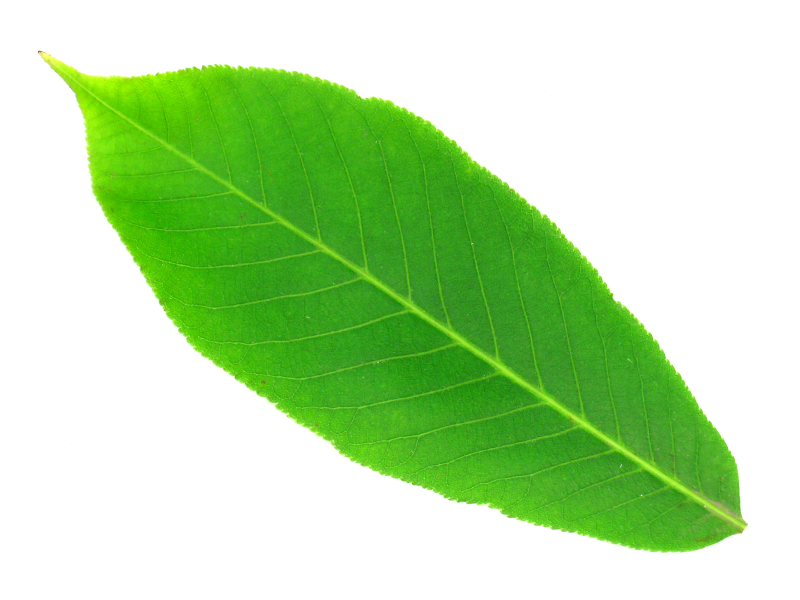
#> input picture data/standardleaves/2.jpg, 1600 x 1200 px, found by its file name (shown at 1/2 size)
$ python rondonia_vege_loss.py
#> lines starting #> are read from the running program, lines starting #| are printed output that depends on the picture; after the words box and inside, x2 and y2 are one past the last pixel; in counts of white or black regions, pixels touching at a corner belong together
# -*- coding: utf-8 -*-
"""
Created on Mon Mar 18 17:29:54 2019

@author: Abhimanyu
"""

# -*- coding: utf-8 -*-
"""
Created on Mon Mar 18 16:59:52 2019

@author: Abhimanyu
"""

import cv2
import numpy as np
import matplotlib.pyplot as plt

"""
ESTIMATE CHOROPHYLL
"""
img=cv2.imread("2.jpg")
#> img is the input picture: shape (1200, 1600, 3); mean B, G, R 167.3, 223.9, 184.6
img_b=cv2.blur(img,(3,3))
hsv=cv2.cvtColor(img_b, cv2.COLOR_BGR2HSV)
#> hsv: shape (1200, 1600, 3); mean H, S, V 20, 82.8, 223.9
lower_green = np.array([36, 25, 25])
upper_green = np.array([70, 255,255])
mask = cv2.inRange(hsv, lower_green, upper_green)
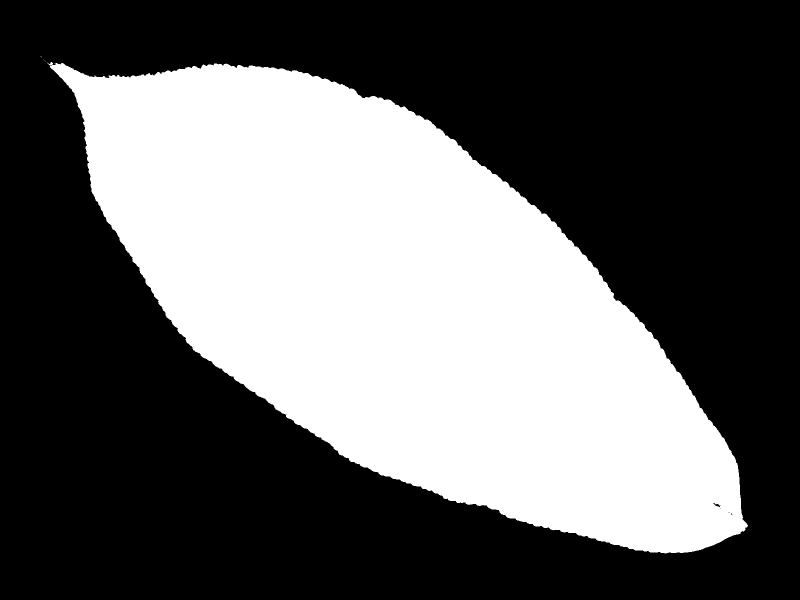
#> mask: shape (1200, 1600) (shown at 1/2 size); 38.5% white; 8 white regions (7 under 20 px), largest, box (x1, y1, x2, y2) and area: (95, 124, 1496, 1107) 739786
output = cv2.bitwise_and(img_b,img_b,mask=mask)
avg_color_per_row = np.average(output, axis=0)
#> avg_color_per_row = 1600 rows, first 8: [0, 0, 0], [0, 0, 0], [0, 0, 0], [0, 0, 0], [0, 0, 0], [0, 0, 0], [0, 0, 0], [0, 0, 0]
avg_color = np.average(avg_color_per_row, axis=0)
#> avg_color = [10.65, 67.21, 27.86]
avg_colour_round=np.round(avg_color, decimals=2)
#> avg_colour_round = [10.65, 67.21, 27.86]
chlorophyll=(avg_colour_round[1]-(avg_colour_round[2]/2)-(avg_colour_round[0]/2))
#> chlorophyll = 47.95


#########################################

"""
ANALYSE VEGETATION LOSS
"""
r_2001=cv2.imread("rondonia 2001 1.jpg")
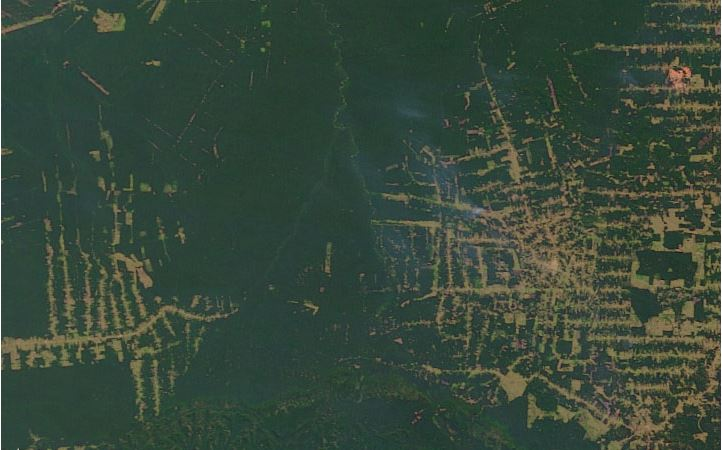
#> input picture data/rondonia 2001 1.JPG, 722 x 450 px, found by its file name
#> r_2001 is the input picture: shape (450, 722, 3); mean B, G, R 58.7, 72.5, 56
r_2005=cv2.imread("rondonia 2005 1.jpg")
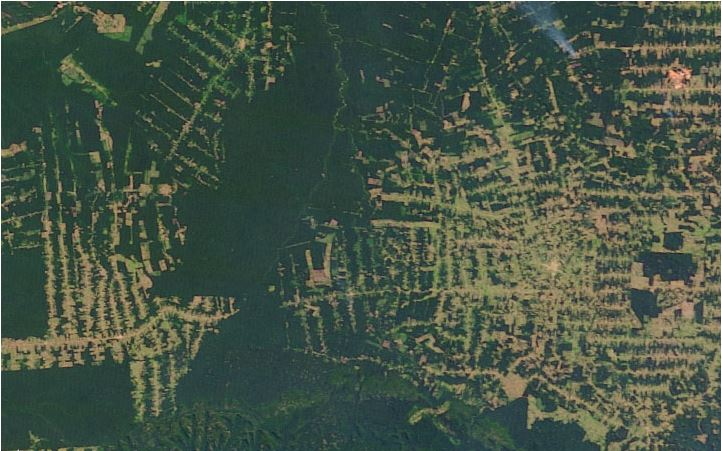
#> input picture data/rondonia 2005 1.JPG, 722 x 451 px, found by its file name
#> r_2005 is the input picture: shape (451, 722, 3); mean B, G, R 69.8, 84.7, 70.4
r_2008=cv2.imread("rondonia 2008 1.jpg")
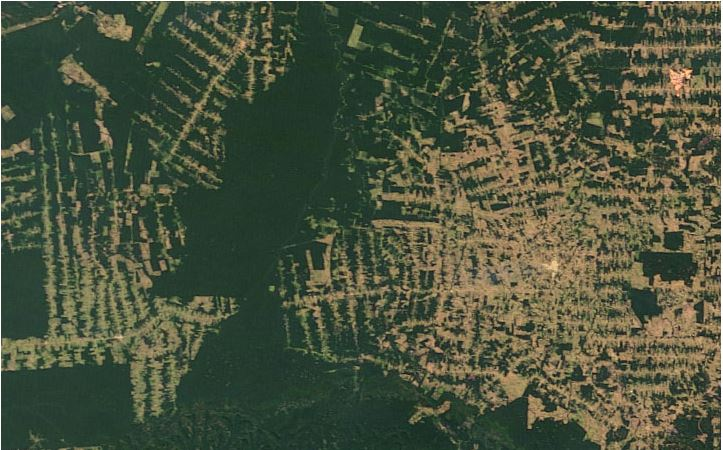
#> input picture data/rondonia 2008 1.JPG, 723 x 450 px, found by its file name
#> r_2008 is the input picture: shape (450, 723, 3); mean B, G, R 61.6, 83, 74.6
r_2012=cv2.imread("rondonia 2012 1.jpg")
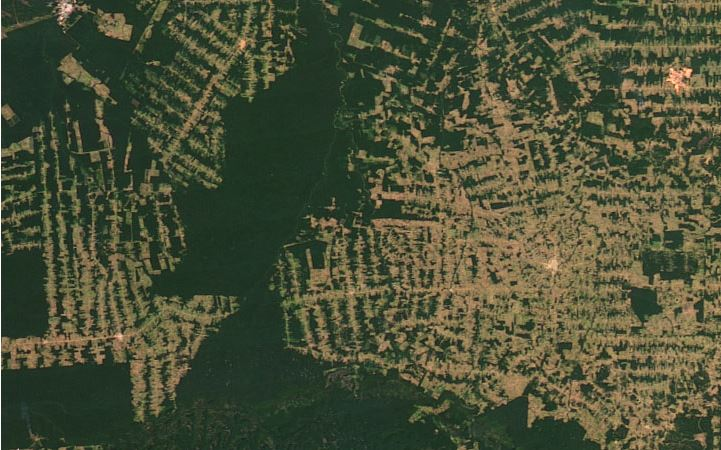
#> input picture data/rondonia 2012 1.JPG, 721 x 450 px, found by its file name
#> r_2012 is the input picture: shape (450, 721, 3); mean B, G, R 55.3, 80, 74.6


r_2001=cv2.resize(r_2001,(500,500),interpolation = cv2.INTER_AREA)
#> r_2001: shape (500, 500, 3)
r_2005=cv2.resize(r_2005,(500,500),interpolation = cv2.INTER_AREA)
#> r_2005: shape (500, 500, 3)
r_2008=cv2.resize(r_2008,(500,500),interpolation = cv2.INTER_AREA)
#> r_2008: shape (500, 500, 3)
r_2012=cv2.resize(r_2012,(500,500),interpolation = cv2.INTER_AREA)
#> r_2012: shape (500, 500, 3)


hsv_2001=cv2.cvtColor(r_2001, cv2.COLOR_BGR2HSV)
#> hsv_2001: shape (500, 500, 3); mean H, S, V 64.5, 80.6, 73.2
hsv_2005=cv2.cvtColor(r_2005, cv2.COLOR_BGR2HSV)
#> hsv_2005: shape (500, 500, 3); mean H, S, V 61.8, 77.6, 86.1
hsv_2008=cv2.cvtColor(r_2008, cv2.COLOR_BGR2HSV)
#> hsv_2008: shape (500, 500, 3); mean H, S, V 49.4, 87, 86.7
hsv_2012=cv2.cvtColor(r_2012, cv2.COLOR_BGR2HSV)
#> hsv_2012: shape (500, 500, 3); mean H, S, V 43.7, 93.5, 84.3

#define green range
#lower_green = np.array([36, 65, 75])
#upper_green = np.array([70, 255,255])
lower_green = np.array([36, 0, 0])
upper_green = np.array([85, 255,255])

#create binary mask image
mask_2001 = cv2.inRange(hsv_2001, lower_green, upper_green)
#> mask_2001: shape (500, 500); 83.3% white; 449 black regions (298 under 20 px), largest, box (x1, y1, x2, y2) and area: (296, 186, 500, 500) 21687, (0, 319, 144, 412) 2095, (446, 62, 500, 107) 1103
mask_2005 = cv2.inRange(hsv_2005, lower_green, upper_green)
#> mask_2005: shape (500, 500); 62.6% white; 763 black regions (502 under 20 px), largest, box (x1, y1, x2, y2) and area: (285, 138, 500, 500) 35640, (123, 305, 342, 500) 10545, (0, 237, 164, 432) 8625
mask_2008 = cv2.inRange(hsv_2008, lower_green, upper_green)
#> mask_2008: shape (500, 500); 64% white; 261 black regions (166 under 20 px), largest, box (x1, y1, x2, y2) and area: (255, 18, 500, 500) 67171, (50, 222, 157, 459) 6042, (202, 255, 270, 373) 2749
mask_2012 = cv2.inRange(hsv_2012, lower_green, upper_green)
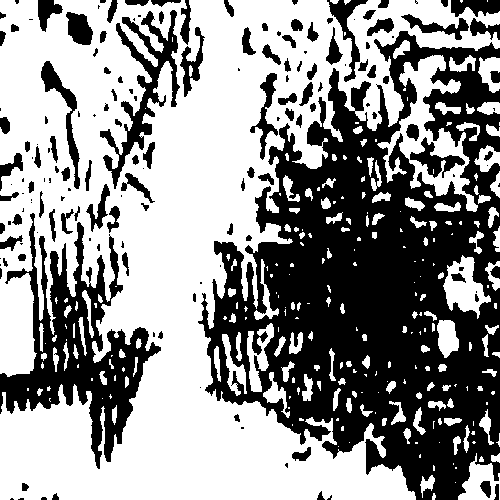
#> mask_2012: shape (500, 500); 57.3% white; 164 black regions (62 under 20 px), largest, box (x1, y1, x2, y2) and area: (198, 31, 500, 500) 74702, (0, 213, 161, 469) 13704, (100, 10, 180, 189) 3563

#threshold masks
_,mask01= cv2.threshold(mask_2001,127,255,cv2.THRESH_BINARY)
_,mask05= cv2.threshold(mask_2005,127,255,cv2.THRESH_BINARY)
_,mask08= cv2.threshold(mask_2008,127,255,cv2.THRESH_BINARY)
_,mask12= cv2.threshold(mask_2012,127,255,cv2.THRESH_BINARY)


#analysis
an=np.zeros_like(mask01)
for i in range(500):
    for j in range(500):
        if(mask01[i,j]==255 and mask05[i,j]==255):
            an[i,j]=0
        if(mask01[i,j]==255 and mask05[i,j]==0):
            an[i,j]=255
        if(mask01[i,j]==0 and mask05[i,j]==255):
            an[i,j]=150
        if(mask01[i,j]==0 and mask05[i,j]==0):
            an[i,j]=0
an=np.array(an)

an2=np.zeros_like(mask08)
for i in range(500):
    for j in range(500):
        if(mask01[i,j]==255 and mask08[i,j]==255):
            an2[i,j]=0
        if(mask01[i,j]==255 and mask08[i,j]==0):
            an2[i,j]=255
        if(mask01[i,j]==0 and mask08[i,j]==255):
            an2[i,j]=150
        if(mask01[i,j]==0 and mask08[i,j]==0):
            an2[i,j]=0
an2=np.array(an2)

an3=np.zeros_like(mask12)
for i in range(500):
    for j in range(500):
        if(mask01[i,j]==255 and mask12[i,j]==255):
            an3[i,j]=0
        if(mask01[i,j]==255 and mask12[i,j]==0):
            an3[i,j]=255
        if(mask01[i,j]==0 and mask12[i,j]==255):
            an3[i,j]=150
        if(mask01[i,j]==0 and mask12[i,j]==0):
            an3[i,j]=0
an3=np.array(an3)


num=500*500;
#vegetation in 2001
count=0
for m in range(500):
    for n in range(500):
        if (mask01[m,n]==255):
            count=count+1
veg_01=np.round((count/num)*100, decimals=2)
print("original vegetation percentage:",veg_01," %")

#vegetation in 2005
count2=0
for m in range(500):
    for n in range(500):
        if (mask05[m,n]==255):
            count2=count2+1
veg_05=np.round((count2/num)*100, decimals=2)
print("2005 vegetation percentage:",veg_05," %")

#vegetation in 2010
count3=0
for m in range(500):
    for n in range(500):
        if (mask08[m,n]==255):
            count3=count3+1

veg_08=np.round((count3/num)*100, decimals=2)
print("2008 vegetation percentage:",veg_08," %")

#vegetation in 2017
count4=0
for m in range(500):
    for n in range(500):
        if (mask12[m,n]==255):
            count4=count4+1

veg_12=np.round((count4/num)*100, decimals=2)
print("2012 vegetation percentage:",veg_12," %")

total=175*175
print("total area is ",total," sq km")
area_v_01=total*(veg_01/100)
area_v_05=total*(veg_05/100)
area_v_08=total*(veg_08/100)
area_v_12=total*(veg_12/100)

print("Oxygen production (cu mm/year/sq km)")
oxg_01=(chlorophyll*9*365*15.652114*area_v_01)/1000000
#> oxg_01 = 62871.6
oxg_05=(chlorophyll*9*365*15.652114*area_v_05)/1000000
#> oxg_05 = 47301
oxg_08=(chlorophyll*9*365*15.652114*area_v_08)/1000000
#> oxg_08 = 48320.4
oxg_12=(chlorophyll*9*365*15.652114*area_v_12)/1000000
#> oxg_12 = 43253.5


x=[2001,2005,2008,2012]
y=[oxg_01,oxg_05,oxg_08,oxg_12]
#> y = [62871.6, 47301, 48320.4, 43253.5]

plt.plot(x,y)
"""
cv2.imshow("2001",mask01)
cv2.imshow("2005",mask05)
cv2.imshow("2008",mask08)
cv2.imshow("2012",mask12)
cv2.waitKey(0)
cv2.imshow("2001-2005",an)
cv2.imshow("2001-2008",an2)
cv2.imshow("2001-2012",an3)
#cv2.imshow("2014",mask14)
#cv2.imshow("1999-2005",an)
cv2.waitKey(0)
"""
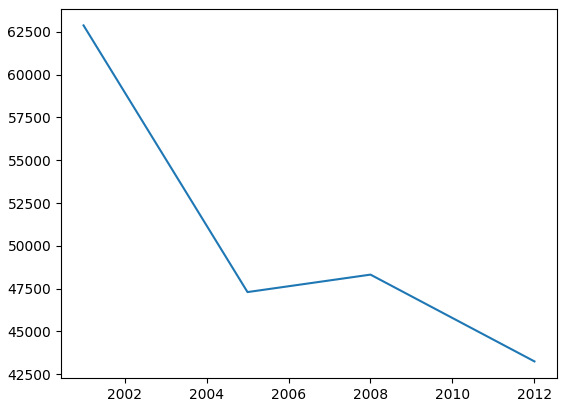
#> figure drawn by matplotlib, 1 panel
